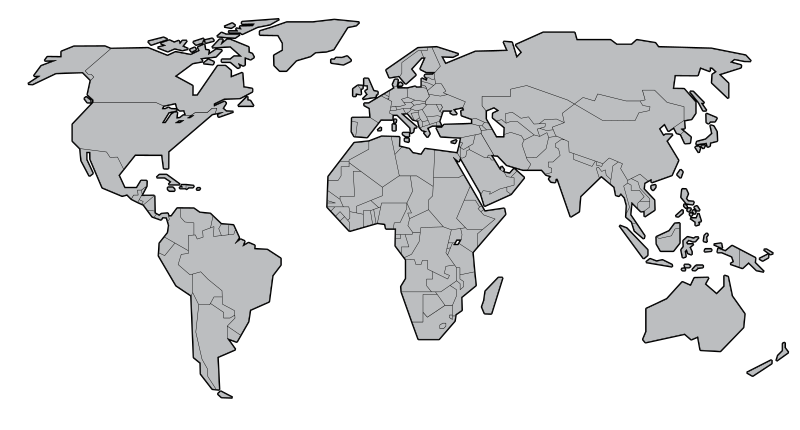
#> input picture worldMap.png, 800 x 430 px
$ python Sheet5E2SolutionPart1.py
#> lines starting #> are read from the running program, lines starting #| are printed output that depends on the picture
#!/usr/bin/env python3
# -*- coding: utf-8 -*-
"""
@author: maxschallwig
"""


import matplotlib.pyplot as plt
import matplotlib.image as mpimg

def readTxt(fileName):
    f = open(fileName,"r")
    data = {}

    for line in f:
        part1 = line.strip("\n").split(" ")
        dataName = part1[0]
        restData = part1[1:]

        finalData = []
        if dataName == "date":
            for dateString in restData:
                tempDate = [int(i) for i in dateString.split("-")]
                finalData.append(datetime.date(tempDate[0],tempDate[1],tempDate[2]))
        elif dataName == "price":
            finalData = [float(i) for i in restData]
        data[dataName] = finalData

    f.close()
    return data

def readCSV(fileName):
#> called with fileName = 'carrotPrices_1.csv'
    f = open(fileName,"r")
#> (reads carrotPrices_1.csv from the repository)
    data = {}

    firstLine = f.readline().strip("\n").split(",")[1:]

    for name in firstLine:
        data[name] = []

    for line in f:
        processedLine = line.strip("\n").split(",")[1:]

        country = processedLine[0]
        price = float(processedLine[1])

        data["country"].append(country)
        data["price"].append(price)


    return data

countryCoords = {"Canada":{"x":150,
                           "bottom":80},
                "America":{"x":130,
                           "bottom":130},
                "Mexico":{"x":110,
                           "bottom":180},
                "China":{"x":650,
                           "bottom":150},
                "Australia":{"x":700,
                           "bottom":320},
    }

#1) Load and save the data points into a relevant format
carrotData = readCSV("carrotPrices_1.csv")
onionData = readCSV("onionPrices_1.csv")
#> (reads onionPrices_1.csv from the repository)

minPrice = min(carrotData["price"])
maxPrice = max(carrotData["price"])
#print(carrotData)
img = mpimg.imread("worldMap.png")
#> img is the input picture: shape (430, 800, 4) float32; mean R, G, B, A 0.196, 0.198, 0.2, 0.302

spines = ["top","bottom","left","right"]
fig = plt.figure(figsize=(8,8))
ax1 = fig.add_subplot(111)

ax1.imshow(img)


for spine in spines:
    ax1.spines[spine].set_visible(False)

#ax1.yaxis.set_visible(False)
#ax1.xaxis.set_visible(False)


#2) Plot each value as a bar on each country and
#choose an appropriate bar height scale.

#3) Setup a colormap that corresponds to the range of values
#covered by your prices

cm = plt.cm.get_cmap("jet",100)
colors = cm(range(100))

cC = 0
for country in carrotData["country"]:
#for country,currentValue in zip(carrotData["country"],carrotData["price"]):
    currentValue = carrotData["price"][cC]
    height = -35 +(currentValue-minPrice)/(maxPrice-minPrice)*-35
    ax1.bar(countryCoords[country]["x"],height,
            bottom=countryCoords[country]["bottom"],
            width = 10,
            color = "r")
    cC += 1

plt.show()
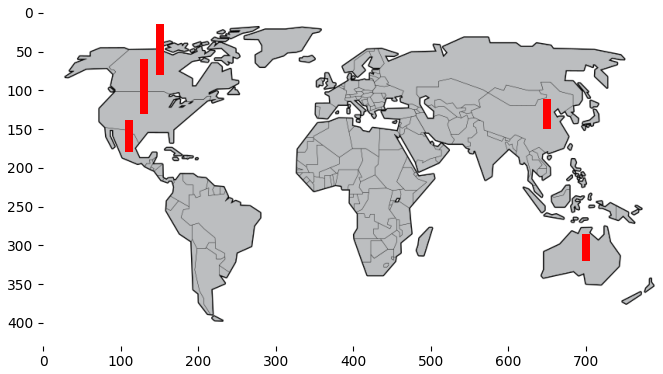
#> figure drawn by matplotlib, 1 panel


#4) Apply the colormap to your bars, changing the face color
#of each bar to represent its price value.

#5) To the right of the plot, add a color bar to help understand
#what the colors mean in terms of prices.

#6) Add appropriate text to your graph
